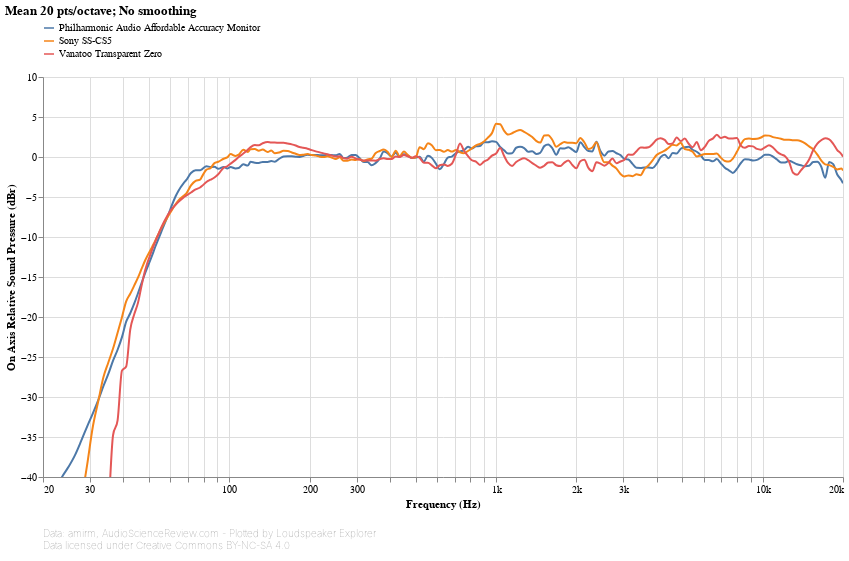

The code cell stored with this chart in its notebook:
### Markdown cell above
On-axis (**ON**) is is the response at a 0° horizontal and vertical angle, i.e. on the reference axis of measurement. Note that in all measurements done thus far, the reference axis is the same as the tweeter axis.

### Code cell
#@markdown
standalone_speaker_frequency_response_db_chart(
    ('CEA2034', 'On Axis'),
    sound_pressure_yaxis(title_prefix='On Axis'))

### Figure 1 — Vega-Lite specification as saved in the notebook (floating-point values rounded to 4 significant figures; data arrays with more than 128 entries replaced by an {"elided": "..."} marker saying what was removed)
{"config": {"view": {"continuousWidth": 400, "continuousHeight": 300, "opacity": 0}}, "vconcat": [{"layer": [{"mark": {"type": "line", "clip": true, "interpolate": "monotone"}, "encoding": {"opacity": {"condition": {"value": 1, "selection": "selector012"}, "value": 0.2}}, "selection": {"selector012": {"type": "multi", "encodings": ["color"], "bind": "legend"}, "selector014": {"type": "interval", "bind": "scales", "encodings": ["x", "y"]}, "selector015": {"type": "single", "fields": ["speaker"], "bind": {"input": "select", "options": [null, "Philharmonic Audio Affordable Accuracy Monitor", "Sony SS-CS5", "Vanatoo Transparent Zero"], "labels": ["All", "Philharmonic Audio Affordable Accuracy Monitor", "Sony SS-CS5", "Vanatoo Transparent Zero"], "name": "Speaker: "}}}, "title": {"text": "Mean 20 pts/octave; No smoothing", "anchor": "start"}}, {"mark": {"type": "circle", "clip": true, "size": 100}, "encoding": {"fillOpacity": {"condition": {"value": 0.3, "selection": "selector013"}, "value": 0}}, "selection": {"selector013": {"type": "single", "on": "mouseover", "clear": "mouseout", "empty": "none", "encodings": ["x", "y"]}}, "title": {"text": "Mean 20 pts/octave; No smoothing", "anchor": "start"}}], "data": {"name": "data-ec905aa321c571493c4b13a056943611"}, "encoding": {"color": {"type": "nominal", "field": "speaker", "legend": {"direction": "vertical", "labelLimit": 600, "orient": "top", "symbolType": "stroke"}, "title": null}, "tooltip": [{"type": "nominal", "field": "speaker", "title": "Speaker"}, {"type": "quantitative", "field": "frequency", "format": ".03s", "title": "Frequency (Hz)"}, {"type": "quantitative", "field": "value", "format": ".2f", "title": "Value (dB)"}], "x": {"type": "quantitative", "axis": {"format": "s"}, "field": "frequency", "scale": {"base": 10, "domain": [20, 20000], "nice": false, "type": "log"}, "title": "Frequency (Hz)"}, "y": {"type": "quantitative", "axis": {"grid": true}, "field": "value", "scale": {"domain": [-40, 10]}, "title": ["On Axis Relative Sound Pressure (dBr)"]}}, "height": 400, "transform": [{"flatten": ["frequency", "value"]}, {"filter": {"selection": "selector015"}}], "width": 800}, {"mark": "text", "height": 1, "title": {"text": ["Data: amirm, AudioScienceReview.com - Plotted by Loudspeaker Explorer", "Data licensed under Creative Commons BY-NC-SA 4.0"], "anchor": "start", "color": "gray", "fontSize": 10, "fontWeight": "lighter"}, "width": 600}], "resolve": {"legend": {"color": "independent"}}, "$schema": "https://vega.github.io/schema/vega-lite/v4.8.1.json", "datasets": {"data-ec905aa321c571493c4b13a056943611": [{"speaker": "Philharmonic Audio Affordable Accuracy Monitor", "frequency": {"elided": "194 float values"}, "value": {"elided": "194 float values"}}, {"speaker": "Sony SS-CS5", "frequency": {"elided": "194 float values"}, "value": {"elided": "194 float values"}}, {"speaker": "Vanatoo Transparent Zero", "frequency": {"elided": "194 float values"}, "value": {"elided": "194 float values"}}]}}
